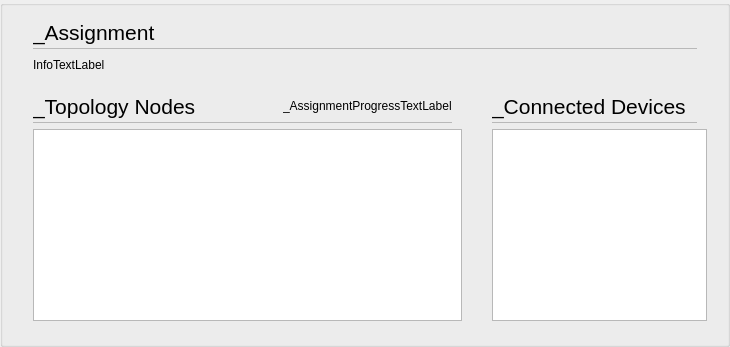
    <widget class="stw_opensyde_gui_elements::C_OgeGbx" name="pc_GroupBoxAssignment">
     <layout class="QVBoxLayout" name="verticalLayout_18" stretch="0,0,0,1,0">
      <property name="leftMargin">
       <number>30</number>
      </property>
      <property name="rightMargin">
       <number>20</number>
      </property>
      <property name="bottomMargin">
       <number>13</number>
      </property>
      <item>
       <layout class="QVBoxLayout" name="verticalLayout_24">
        <property name="spacing">
         <number>0</number>
        </property>
        <property name="rightMargin">
         <number>10</number>
        </property>
        <item>
         <layout class="QHBoxLayout" name="horizontalLayout_33" stretch="0,1">
          <property name="spacing">
           <number>6</number>
          </property>
          <item>
           <widget class="stw_opensyde_gui_elements::C_OgeLabHeadingGroupBold" name="pc_LabelHeadingAssignment">
            <property name="minimumSize">
             <size>
              <width>0</width>
              <height>30</height>
             </size>
            </property>
            <property name="maximumSize">
             <size>
              <width>16777215</width>
              <height>30</height>
             </size>
            </property>
            <property name="font">
             <font>
              <family>Segoe UI</family>
              <pointsize>16</pointsize>
             </font>
            </property>
            <property name="text">
             <string>_Assignment</string>
            </property>
           </widget>
          </item>
          <item>
           <spacer name="horizontalSpacer_19">
            <property name="orientation">
             <enum>Qt::Horizontal</enum>
            </property>
            <property name="sizeHint" stdset="0">
             <size>
              <width>40</width>
              <height>1</height>
             </size>
            </property>
           </spacer>
          </item>
         </layout>
        </item>
        <item>
         <layout class="QHBoxLayout" name="horizontalLayout_34" stretch="1">
          <property name="spacing">
           <number>0</number>
          </property>
          <property name="topMargin">
           <number>1</number>
          </property>
          <property name="bottomMargin">
           <number>0</number>
          </property>
          <item>
           <widget class="stw_opensyde_gui_elements::C_OgeFraSeparator" name="frame_10">
            <property name="minimumSize">
             <size>
              <width>0</width>
              <height>1</height>
             </size>
            </property>
            <property name="maximumSize">
             <size>
              <width>16777215</width>
              <height>1</height>
             </size>
            </property>
            <property name="frameShape">
             <enum>QFrame::StyledPanel</enum>
            </property>
            <property name="frameShadow">
             <enum>QFrame::Raised</enum>
            </property>
           </widget>
          </item>
         </layout>
        </item>
       </layout>
      </item>
      <item>
       <layout class="QHBoxLayout" name="horizontalLayout_17">
        <item>
         <widget class="stw_opensyde_gui_elements::C_OgeLabGroupItem" name="pc_LabelAssignment">
          <property name="text">
           <string>InfoTextLabel</string>
          </property>
         </widget>
        </item>
        <item>
         <spacer name="horizontalSpacer_12">
          <property name="orientation">
           <enum>Qt::Horizontal</enum>
          </property>
          <property name="sizeHint" stdset="0">
           <size>
            <width>40</width>
            <height>20</height>
           </size>
          </property>
         </spacer>
        </item>
       </layout>
      </item>
      <item>
       <spacer name="verticalSpacer_10">
        <property name="orientation">
         <enum>Qt::Vertical</enum>
        </property>
        <property name="sizeHint" stdset="0">
         <size>
          <width>10</width>
          <height>10</height>
         </size>
        </property>
       </spacer>
      </item>
      <item>
       <layout class="QHBoxLayout" name="horizontalLayout_18" stretch="2,1">
        <property name="spacing">
         <number>30</number>
        </property>
        <item>
         <layout class="QVBoxLayout" name="verticalLayout_25" stretch="0,1">
          <property name="spacing">
           <number>6</number>
          </property>
          <item>
           <layout class="QVBoxLayout" name="verticalLayout_26">
            <property name="spacing">
             <number>0</number>
            </property>
            <property name="rightMargin">
             <number>10</number>
            </property>
            <item>
             <layout class="QHBoxLayout" name="horizontalLayout_35" stretch="0,1,0">
              <property name="spacing">
               <number>6</number>
              </property>
              <item>
               <widget class="stw_opensyde_gui_elements::C_OgeLabHeadingGroupBold" name="pc_LabelHeadingTopologyNodesAssignment">
                <property name="minimumSize">
                 <size>
                  <width>0</width>
                  <height>30</height>
                 </size>
                </property>
                <property name="maximumSize">
                 <size>
                  <width>16777215</width>
                  <height>30</height>
                 </size>
                </property>
                <property name="font">
                 <font>
                  <family>Segoe UI</family>
                  <pointsize>16</pointsize>
                 </font>
                </property>
                <property name="text">
                 <string>_Topology Nodes</string>
                </property>
               </widget>
              </item>
              <item>
               <spacer name="horizontalSpacer_20">
                <property name="orientation">
                 <enum>Qt::Horizontal</enum>
                </property>
                <property name="sizeHint" stdset="0">
                 <size>
                  <width>40</width>
                  <height>1</height>
                 </size>
                </property>
               </spacer>
              </item>
              <item>
               <widget class="stw_opensyde_gui_elements::C_OgeLabGroupItem" name="pc_LabelAssignmentProgress">
                <property name="text">
                 <string>_AssignmentProgressTextLabel</string>
                </property>
               </widget>
              </item>
             </layout>
            </item>
            <item>
             <layout class="QHBoxLayout" name="horizontalLayout_36" stretch="1">
              <property name="spacing">
               <number>0</number>
              </property>
              <property name="topMargin">
               <number>1</number>
              </property>
              <property name="bottomMargin">
               <number>0</number>
              </property>
              <item>
               <widget class="stw_opensyde_gui_elements::C_OgeFraSeparator" name="frame_11">
                <property name="minimumSize">
                 <size>
                  <width>0</width>
                  <height>1</height>
                 </size>
                </property>
                <property name="maximumSize">
                 <size>
                  <width>16777215</width>
                  <height>1</height>
                 </size>
                </property>
                <property name="frameShape">
                 <enum>QFrame::StyledPanel</enum>
                </property>
                <property name="frameShadow">
                 <enum>QFrame::Raised</enum>
                </property>
               </widget>
              </item>
             </layout>
            </item>
           </layout>
          </item>
          <item>
           <widget class="stw_opensyde_gui::C_SyvDcExistingNodeList" name="pc_ListWidgetExistingNodesAssignment"/>
          </item>
         </layout>
        </item>
        <item>
         <layout class="QVBoxLayout" name="verticalLayout_28" stretch="0,0">
          <property name="spacing">
           <number>6</number>
          </property>
          <item>
           <layout class="QVBoxLayout" name="verticalLayout_29">
            <property name="spacing">
             <number>0</number>
            </property>
            <property name="rightMargin">
             <number>10</number>
            </property>
            <item>
             <layout class="QHBoxLayout" name="horizontalLayout_37" stretch="0,1">
              <property name="spacing">
               <number>6</number>
              </property>
              <item>
               <widget class="stw_opensyde_gui_elements::C_OgeLabHeadingGroupBold" name="pc_LabelHeadingFoundDevicesAssignment">
                <property name="minimumSize">
                 <size>
                  <width>0</width>
                  <height>30</height>
                 </size>
                </property>
                <property name="maximumSize">
                 <size>
                  <width>16777215</width>
                  <height>30</height>
                 </size>
                </property>
                <property name="font">
                 <font>
                  <family>Segoe UI</family>
                  <pointsize>16</pointsize>
                 </font>
                </property>
                <property name="text">
                 <string>_Connected Devices</string>
                </property>
               </widget>
              </item>
              <item>
               <spacer name="horizontalSpacer_21">
                <property name="orientation">
                 <enum>Qt::Horizontal</enum>
                </property>
                <property name="sizeHint" stdset="0">
                 <size>
                  <width>40</width>
                  <height>1</height>
                 </size>
                </property>
               </spacer>
              </item>
             </layout>
            </item>
            <item>
             <layout class="QHBoxLayout" name="horizontalLayout_38" stretch="1">
              <property name="spacing">
               <number>0</number>
              </property>
              <property name="topMargin">
               <number>1</number>
              </property>
              <property name="bottomMargin">
               <number>0</number>
              </property>
              <item>
               <widget class="stw_opensyde_gui_elements::C_OgeFraSeparator" name="frame_12">
                <property name="minimumSize">
                 <size>
                  <width>0</width>
                  <height>1</height>
                 </size>
                </property>
                <property name="maximumSize">
                 <size>
                  <width>16777215</width>
                  <height>1</height>
                 </size>
                </property>
                <property name="frameShape">
                 <enum>QFrame::StyledPanel</enum>
                </property>
                <property name="frameShadow">
                 <enum>QFrame::Raised</enum>
                </property>
               </widget>
              </item>
             </layout>
            </item>
           </layout>
          </item>
          <item>
           <widget class="stw_opensyde_gui::C_SyvDcConnectedNodeList" name="pc_ListWidgetConnectedNodesAssignment"/>
          </item>
         </layout>
        </item>
       </layout>
      </item>
      <item>
       <spacer name="verticalSpacer_4">
        <property name="orientation">
         <enum>Qt::Vertical</enum>
        </property>
        <property name="sizeHint" stdset="0">
         <size>
          <width>1</width>
          <height>10</height>
         </size>
        </property>
       </spacer>
      </item>
     </layout>
    </widget>
